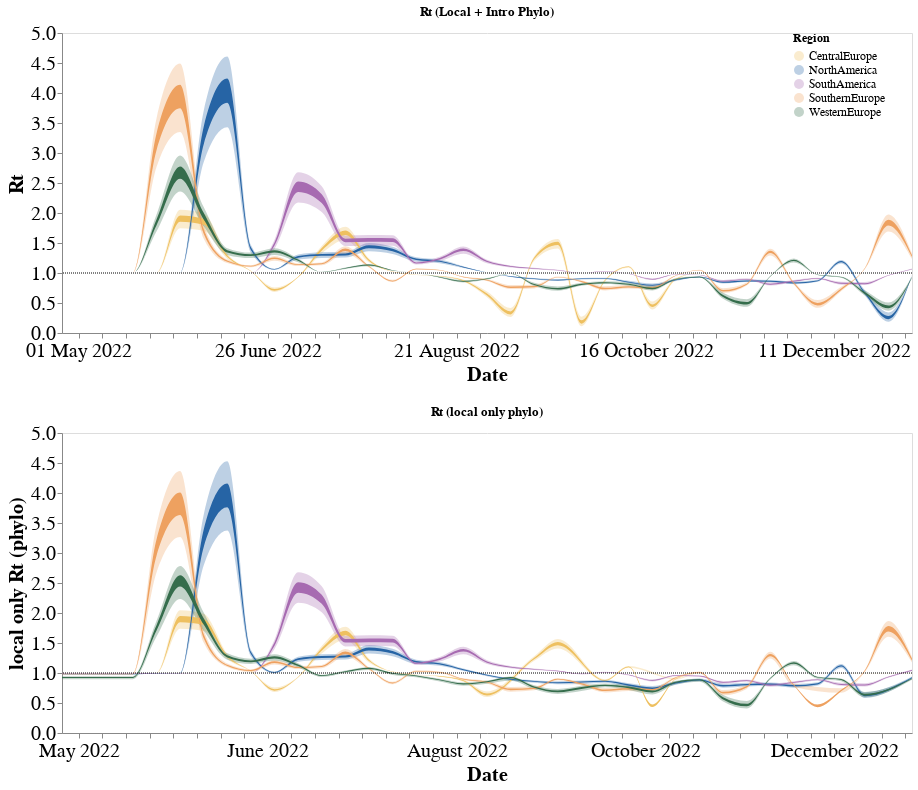

The cell this chart's notebook holds for it:
### Code cell
(phlyo_rt_plot & local_phlyo_rt_plot).resolve_scale(y = "shared").configure_axis(
    labelFontSize=20,
    titleFontSize=20
)

### Figure 1 — Vega-Lite specification as saved in the notebook (floating-point values rounded to 4 significant figures; data arrays with more than 128 entries replaced by an {"elided": "..."} marker saying what was removed)
{"config": {"view": {"continuousWidth": 400, "continuousHeight": 300}, "axis": {"labelFontSize": 20, "titleFontSize": 20}}, "vconcat": [{"layer": [{"mark": {"type": "area", "color": "#f58518", "interpolate": "monotone", "opacity": 0.3}, "encoding": {"color": {"field": "deme", "scale": {"range": ["#EEC060", "#2664A5", "#A76BB1", "#EEA160", "#356D4C"]}, "type": "nominal"}, "x": {"axis": {"format": "%d %B %Y", "grid": false, "title": "Date"}, "field": "date", "type": "temporal"}, "y": {"axis": {"grid": false, "title": ""}, "field": "lower_hpd_log_95", "type": "quantitative"}, "y2": {"field": "upper_hpd_log_95"}}, "height": 300, "transform": [{"filter": "(datum.lower_hpd_log_95 > 0)"}], "width": 850}, {"mark": {"type": "area", "color": "#f58518", "interpolate": "monotone", "opacity": 1}, "encoding": {"color": {"field": "deme", "legend": {"labelFontSize": 12, "offset": -120, "title": "Region", "titleFontSize": 12}, "type": "nominal"}, "x": {"axis": {"format": "%B %Y", "grid": false, "title": "Date"}, "field": "date", "type": "temporal"}, "y": {"axis": {"grid": false, "title": " Rt"}, "field": "lower_hpd_log_50", "type": "quantitative"}, "y2": {"field": "upper_hpd_log_50"}}, "height": 300, "title": "Rt (Local + Intro Phylo)", "transform": [{"filter": "(datum.lower_hpd_log_50 > 0)"}], "width": 850}, {"data": {"name": "data-0f80976e06af035141dd0a0f11df9332"}, "mark": {"type": "rule", "strokeDash": [1, 1]}, "encoding": {"y": {"field": "y", "type": "quantitative"}}, "height": 300, "width": 850}], "data": {"name": "data-8d64021fbed9adede626bb485eff9c84"}}, {"layer": [{"mark": {"type": "area", "color": "#f58518", "interpolate": "monotone", "opacity": 0.3}, "encoding": {"color": {"field": "deme", "scale": {"range": ["#EEC060", "#2664A5", "#A76BB1", "#EEA160", "#356D4C"]}, "type": "nominal"}, "x": {"axis": {"grid": false, "title": "Date"}, "field": "date", "type": "temporal"}, "y": {"axis": {"grid": false, "title": "local only Rt (phylo)"}, "field": "lower_hpd_log_95", "type": "quantitative"}, "y2": {"field": "upper_hpd_log_95"}}, "height": 300, "transform": [{"filter": "(datum.lower_hpd_log_95 > 0.4)"}], "width": 850}, {"mark": {"type": "area", "color": "#f58518", "interpolate": "monotone", "opacity": 1}, "encoding": {"color": {"field": "deme", "type": "nominal"}, "x": {"axis": {"format": "%B %Y", "grid": false, "title": "Date"}, "field": "date", "type": "temporal"}, "y": {"axis": {"grid": false, "title": "local only Rt (phylo)"}, "field": "lower_hpd_log_50", "type": "quantitative"}, "y2": {"field": "upper_hpd_log_50"}}, "height": 300, "title": "Rt (local only phylo)", "transform": [{"filter": "(datum.lower_hpd_log_50 > 0.4)"}], "width": 850}, {"data": {"name": "data-0f80976e06af035141dd0a0f11df9332"}, "mark": {"type": "rule", "strokeDash": [1, 1]}, "encoding": {"y": {"field": "y", "type": "quantitative"}}, "height": 300, "width": 850}], "data": {"name": "data-cdd25b8d1e3a81c47377e7d010f0fc25"}}], "resolve": {"scale": {"y": "shared"}}, "$schema": "https://vega.github.io/schema/vega-lite/v4.17.0.json", "datasets": {"data-8d64021fbed9adede626bb485eff9c84": {"elided": "185 records"}, "data-0f80976e06af035141dd0a0f11df9332": [{"y": 1.0}], "data-cdd25b8d1e3a81c47377e7d010f0fc25": {"elided": "185 records"}}}
